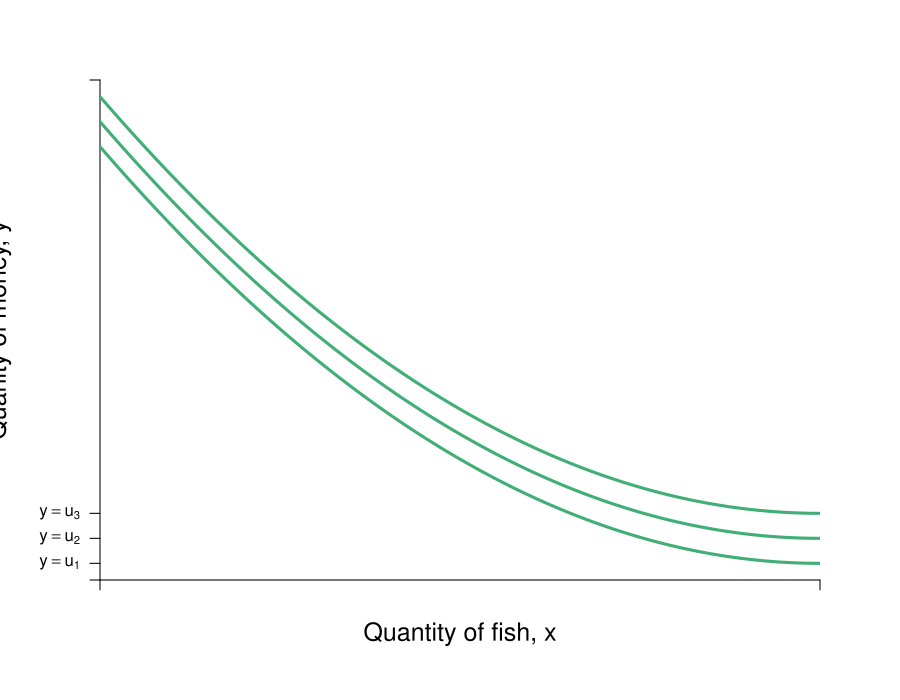

This chart was generated by the following R code:
require(shape)
pdf(file = "indmarketdemand/qql_duncan_indiff.pdf", width = 9, height = 7)

#Set parameters for graphics
axislabelsize <- 1.5
graphlinewidth <- 3
segmentlinewidth <- 2

COL <- c("#7fc97f", "#beaed4", "#fdc086", "#ffff99", "#386cb0", "#f0027f", "#bf5b17", "#666666")
COLA <- c("#99d8c9","#66c2a4","#41ae76", "#238b45", "#005824")
COLB <- c("#4eb3d3", "#2b8cbe", "#0868ac","#084081")

#Edited the margins to cater for the larger LHS labels
par(mar =  c(6, 5, 4, 4))

mrsA <- function(x, rmax = 10, xmax = 20) {
  rmax - (rmax/xmax)*x
}


uA <- function(x, y, s = 1, xbar = 10) {
  y - (s/2)*(xbar - x)^2
}

indiffA1 <- function(x, uA = 10, rmax = 2.5, xmax = 10) {
  uA - rmax*x + (1/2)*(rmax/xmax)*(x^2)
}


bcA <- function(x, w = 20, p = 2) {
  w - p*x
}


xlims <- c(0, 10)
ylims <- c(0, 60)

npts <- 501 
x <- seq(xlims[1], xlims[2], length.out = npts)
y <- seq(ylims[1], ylims[2], length.out = npts) 
a <- c(2, 5, 8)

plot(0, 0, xlim = xlims, ylim = ylims, type = "n",
     xlab = expression(paste("")),
     ylab = expression(paste("")), 
     xaxt = "n", 
     yaxt = "n", 
     cex.lab = axislabelsize, 
     bty = "n",
     xaxs="i", 
     yaxs="i")

# ticksy <- seq(from = 0, to = ylims[2], by = 2)
# ylabels <- seq(from = 0, to = ylims[2], by = 2)
# ticksx <- seq(from = 0, to = xlims[2], by = 2)
# xlabels <- seq(from = 0, to = xlims[2], by = 2)
ticksy <- c(0, a[1], a[2], a[3], ylims[2])
ylabels <- c(NA, expression(paste(y == u[1])), expression(paste(y == u[2])), expression(paste(y == u[3])), NA)
ticksx <- c(0,  xlims[2])
xlabels <- c(NA, NA)

axis(1, at = ticksx, pos = 0, labels = xlabels)
axis(2, at = ticksy, pos = 0, labels = ylabels, las = 1)

npts <- 500 
xx1 <- seq(xlims[1], xlims[2], length.out = npts)

#lines(xx1, bcA(xx1, w = 12, p = 1), col = COLB[3], lwd = graphlinewidth)
#lines(xx1, indiffA1(xx1, uA = 20, rmax = 2.5, xmax = 10), col = COLB[4], lwd = graphlinewidth)



mtext(expression(paste("Quantity of fish, ", x)), side=1, line = 2.5, cex = axislabelsize)
text(-1.4, 0.5*ylims[2], expression(paste("Quanity of money, ", y)), xpd = TRUE, cex = axislabelsize, srt = 90) 

#segments(4.11765, 6.17647, 5.88, 8.88, lty = 1, col = COL[2] , lwd = graphlinewidth)
#text(7.3, 3, expression("Pareto Efficient"))
#text(7.3, 2.5, expression("Curve"))
#Arrows(7.3, 3.5, 7.3, 6.1, col = "black", lty = 1, lwd = 2, arr.type = "triangle", arr.lwd = 0.5)

#Label the iso-welfare functions for the HG, Aisha
text(11.8, 1.6, expression(u[1]))
text(11.8, 3.6, expression(u[2]))
text(11.8, 5.6, expression(u[3]))
#text(6.6, 8.3, expression(u[4]^A))

#Label the indifference curves for the HG, Betty
# text(7.6, 17, expression(u[1]^B))
# text(6.75, 17, expression(u[2]^B))
# text(6, 17, expression(u[3]^B))
#text(3.4, 6.9, expression(v[4]^B))

#Label mrs function
#text(10, 8, expression(paste(mrs(x,y) == r[max] - frac(r[max], x[max])*x)))
#Arrows(10, 7.5, 10, 5.6, col = "black", lty = 1, lwd = 2, arr.type = "triangle", arr.lwd = 0.5)

#Label satiation
#text(20, 4, expression(paste(x[max] == "Point")))
#text(20, 3, expression(paste("of Satiation")))
#Arrows(20, 2.5, 20, 0.5, col = "black", lty = 1, lwd = 2, arr.type = "triangle", arr.lwd = 0.5)

#Label highest willingness to pay
# text(5, 10.5, expression(paste(r[max] == "Maximum")))
# text(5, 9.5, expression(paste("Willingness to Pay")))
# Arrows(3, 10, 0.5, 10, col = "black", lty = 1, lwd = 2, arr.type = "triangle", arr.lwd = 0.5)


contour(x, y, 
        outer(x, y, uA),
        #labels = c("v1", "v2", "v3"),
        drawlabels = FALSE,
        col = COLA[3],
        #xlab = expression(paste("A's Apples, ", x)),
        #ylab = expression(paste("A's Oranges, ", y)),
        #cex.lab = axislabelsize,
        lwd = graphlinewidth,
        levels = a, 
        xaxs="i", 
        yaxs="i", 
        add = TRUE)

#segments(0, 6, 6, 6, lty = 2, col = "gray" , lwd = segmentlinewidth)
#segments(6, 0, 6, 6, lty = 2, col = "gray" , lwd = segmentlinewidth)
#points(6, 6, pch = 16, col = "black", cex = 1.5)

# par(new = TRUE)
# 
# #Use the same x and ylims as previously, but with locations switched
# xlims2 <- c(18, 0)
# ylims2 <- c(18, 0)

#Leave the ylab and xlab blank to ensure no axes titles
# plot(0, 0, xlim = xlims2, ylim = ylims2, type = "n",
#      xlab = expression(paste("")),
#      ylab = expression(paste("")),
#      xaxt = "n", 
#      yaxt = "n", 
#      cex.lab = 1.3, 
#      bty = "n",
#      xaxs="i", 
#      yaxs="i")
# 
# 
# lines(xx1, indiffAlow(xx1, uA = 46.08, alpha = 16, beta = 1/24), col = COL[2], lwd = graphlinewidth)


#Set up axes at sides 3 and 4 (top and right)
# axis(side = 3, at = ticksx, pos = 0, labels = xlabels)
# axis(side = 4, at = ticksy, pos = 0, labels = ylabels, las = 0)
# mtext("B's Apples, x", side=3, line = 2.5, cex = axislabelsize)
# text(-0.8, 7, expression(paste("B's Oranges, y")), xpd = TRUE, cex = axislabelsize, srt = 270) 
# 
# #Add arrows:
# arrows(-0.8, 10, -0.8, 14, xpd = TRUE, length=0.1,angle=40,lwd=3)
# arrows(6.2, -1.8, 9, -1.8, xpd = TRUE, length=0.1,angle=40,lwd=3)
# 

#Customize ticks and labels for the plot
#ticksy <- seq(from = 0, to = 15, by = 1)
#ylabels <- seq(from = 0, to = 15, by = 1)
#ticksx <- seq(from = 0, to = 10, by = 1)
#xlabels <- seq(from = 0, to = 10, by = 1)
#axis(1, at = ticksx, pos = 0, labels = xlabels)
#axis(2, at = ticksy, pos = 0, labels = ylabels, las = 0)

dev.off()
